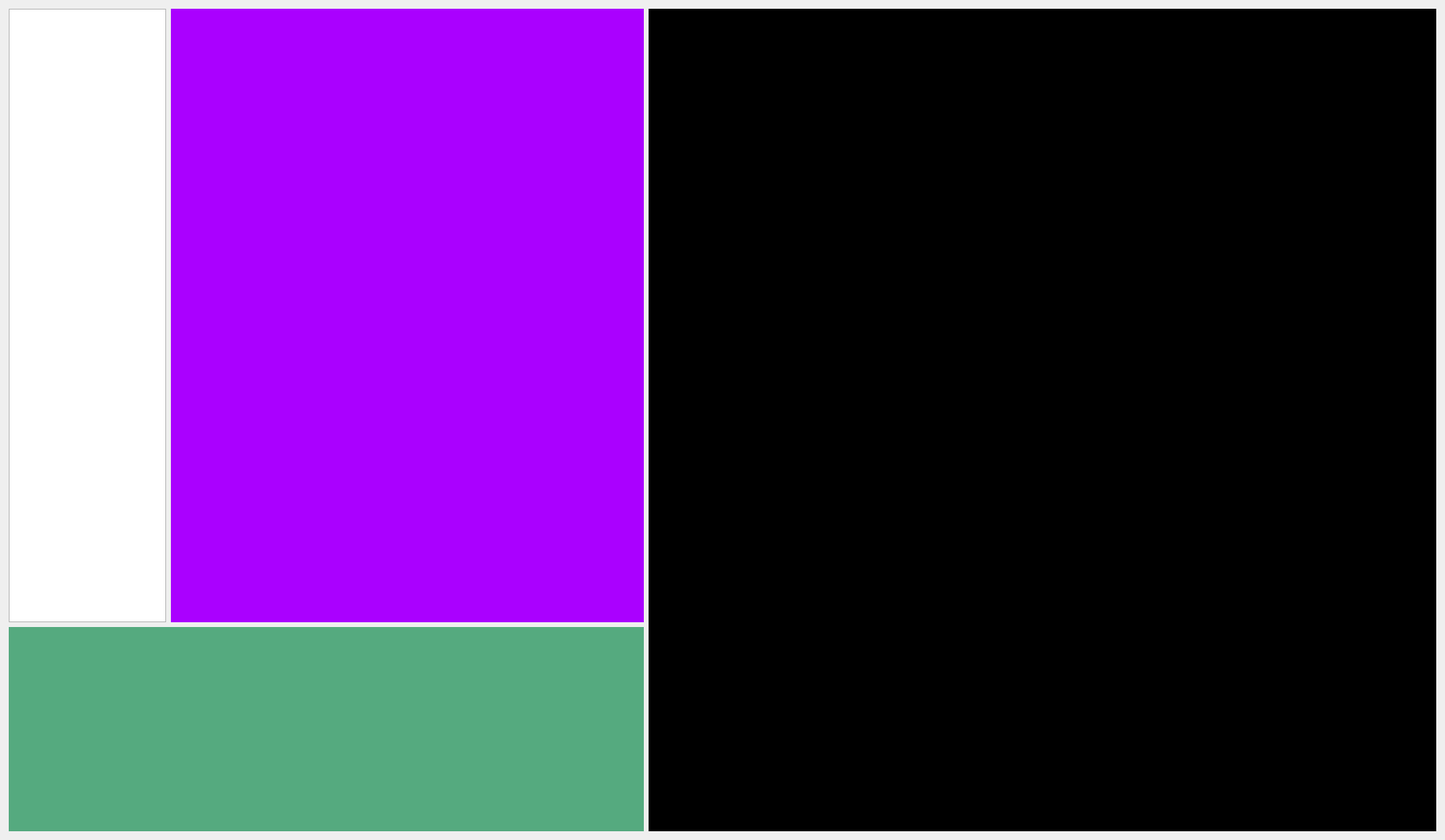
<?xml version="1.0" encoding="UTF-8"?>
<ui version="4.0">
 <class>PipeLineTeachUiClass</class>
 <widget class="QWidget" name="PipeLineTeachUiClass">
  <property name="geometry">
   <rect>
    <x>0</x>
    <y>0</y>
    <width>1818</width>
    <height>1057</height>
   </rect>
  </property>
  <property name="windowTitle">
   <string>PipeLineTeachUi</string>
  </property>
  <layout class="QGridLayout" name="gridLayout" rowstretch="3,1" columnstretch="1,3,5">
   <item row="0" column="0">
    <widget class="QListWidget" name="listWidget"/>
   </item>
   <item row="0" column="1">
    <widget class="QStackedWidget" name="stackedWidget_module">
     <property name="styleSheet">
      <string notr="true">background-color: rgb(170, 0, 255);</string>
     </property>
     <widget class="QWidget" name="stackedWidgetPage1"/>
    </widget>
   </item>
   <item row="0" column="2" rowspan="2">
    <widget class="QWidget" name="widget_viewer" native="true">
     <property name="styleSheet">
      <string notr="true">background-color: rgb(0, 0, 0);</string>
     </property>
    </widget>
   </item>
   <item row="1" column="0" colspan="2">
    <widget class="QWidget" name="widget_message" native="true">
     <property name="styleSheet">
      <string notr="true">background-color: rgb(85, 170, 127);</string>
     </property>
    </widget>
   </item>
  </layout>
 </widget>
 <layoutdefault spacing="6" margin="11"/>
 <resources/>
 <connections/>
</ui>
